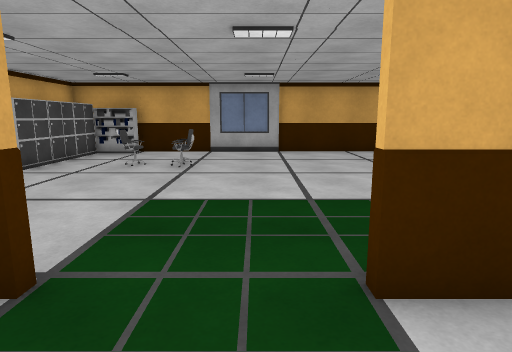
view 1 (above)

15 first-person views from a walk through a scene from a Unity 3-D project. The camera is 1.5 m above the floor, tilts 10° down and sees 75° across. The floor is counted in squares, 1 m on a side. Each view is taken from the middle of a square. On the plan, view 1 faces up. The plan holds only what a view shows up to about 15 squares ahead; the rest is blank. The player is left out.

view 2
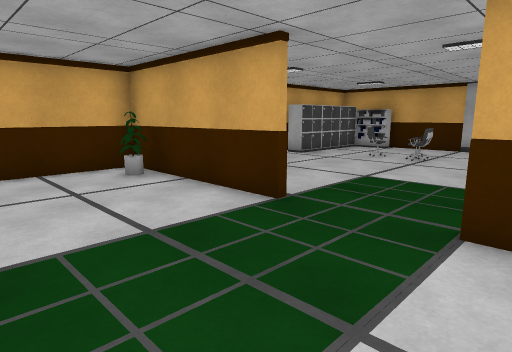

view 3
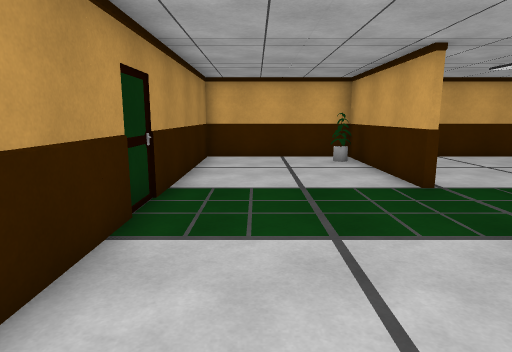

view 4
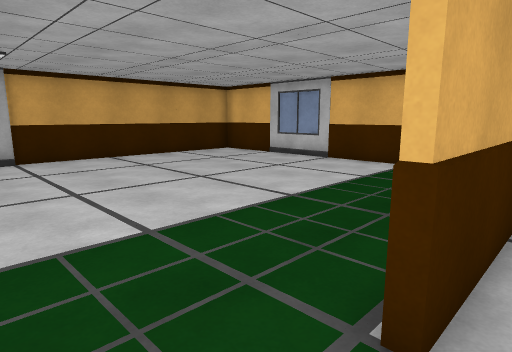

view 5
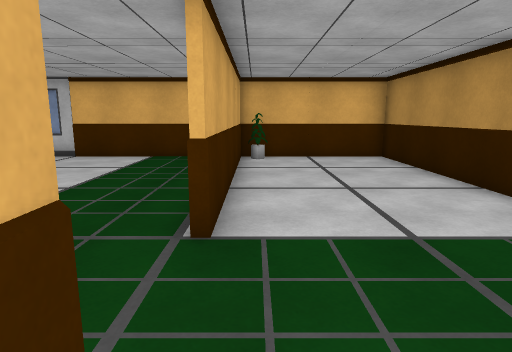

view 6
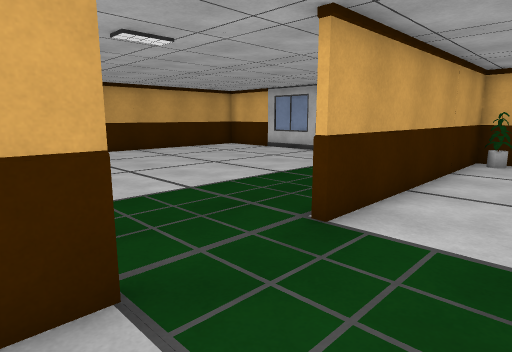

view 7
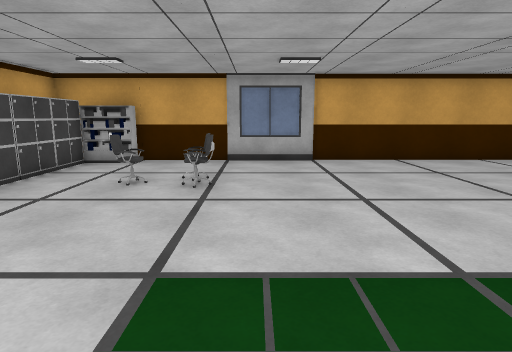

view 8
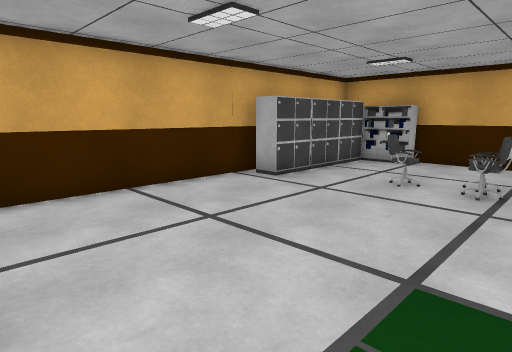

view 9
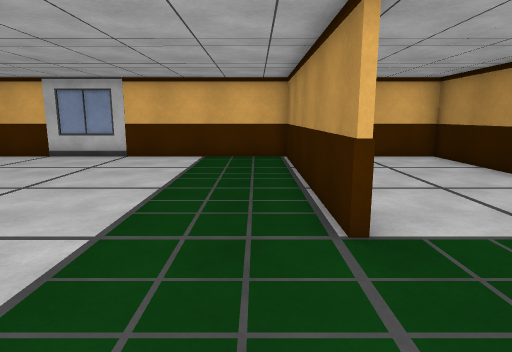

view 10
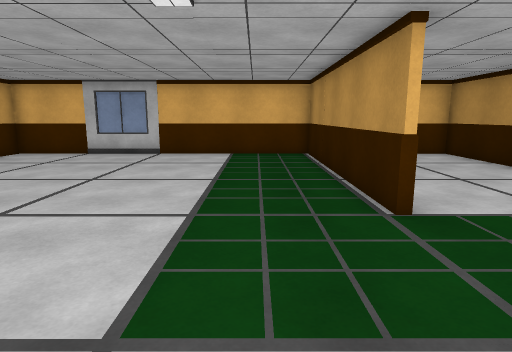

view 11
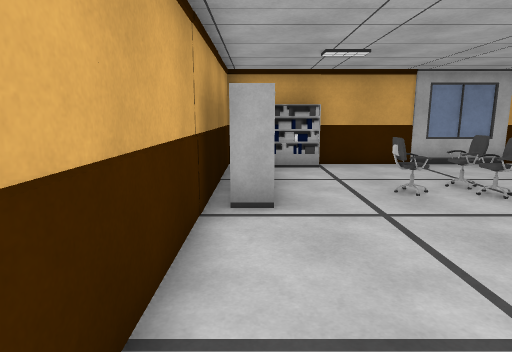

view 12
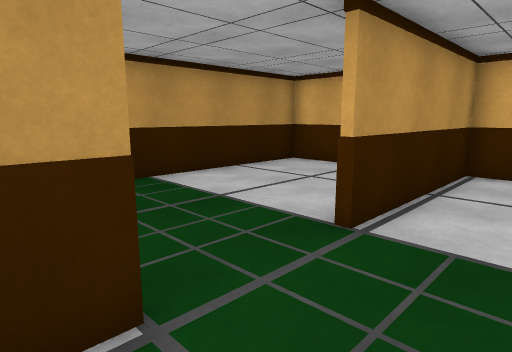

view 13
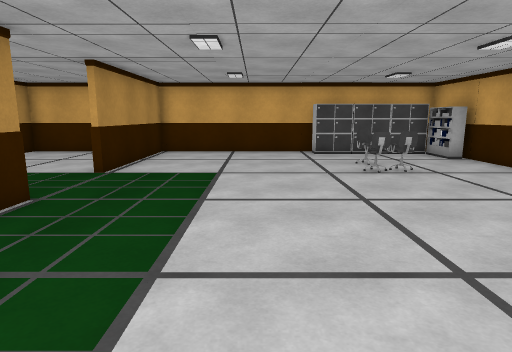

view 14
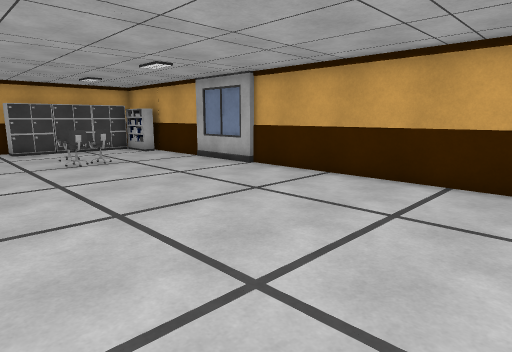

view 15
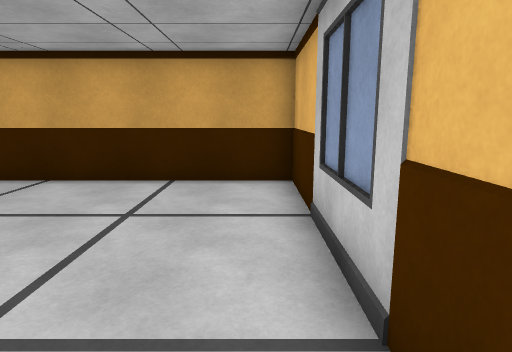

### Floor plan
Ten units are one square. View 1 is at (0, 0); x grows to the right and y downward. Boxes are objects, and circles mark ways between rooms. Rooms are numbered by the first view taken in them; rooms with no view inside come last. Other rooms are left out.
<svg viewBox="-84 -154 188 188">
<path fill="none" stroke="#000" d="M-19 -26 -79 -26 -79 29 99 29 99 -26 10 -26M11 -147 -20 -147M6 -149 -15 -149M9 -28 99 -28 99 -149 10 -149M-19 -149 -55 -149M-70 -147 -79 -147 -79 -28 -20 -28"/>
<rect x="-75" y="-25" width="20" height="10" fill="#bbb"><title>other object</title></rect>
<rect x="85" y="-25" width="10" height="10" fill="#bbb"><title>other object</title></rect>
<rect x="-75" y="-115" width="10" height="20" fill="#bbb"><title>cabinet</title></rect>
<rect x="-75" y="-125" width="10" height="10" fill="#bbb"><title>cabinet</title></rect>
<rect x="-75" y="-145" width="10" height="20" fill="#bbb"><title>cabinet</title></rect>
<rect x="-65" y="-145" width="20" height="10" fill="#bbb"><title>shelf</title></rect>
<rect x="-45" y="-115" width="10" height="20" fill="#bbb"><title>other object</title></rect>
<rect x="-35" y="-115" width="20" height="20" fill="#bbb"><title>chair</title></rect>
<circle cx="-5" cy="-30" r="3" fill="#2a7"/>
<text x="10" y="0">1</text>
<text x="10" y="-90">2</text>
</svg>
Room 1 opens to room 2.

Where each view was taken, in squares from view 1:
view 1: 0 up, 0 right, facing up
view 2: 2 down, 2 right, facing up-left
view 3: 1 down, 5 right, facing left
view 4: 2 up, 1 left, facing up-right
view 5: 2 up, 3 left, facing right
view 6: 0 up, 3 left, facing up-right
view 7: 3 up, 1 left, facing up
view 8: 3 up, 1 left, facing up-left
view 9: 4 up, 3 left, facing right
view 10: 5 up, 4 left, facing right
view 11: 4 up, 7 left, facing up
view 12: 5 up, 2 right, facing down-left
view 13: 7 up, 7 right, facing left
view 14: 7 up, 9 right, facing up-left
view 15: 7 up, 9 right, facing up
